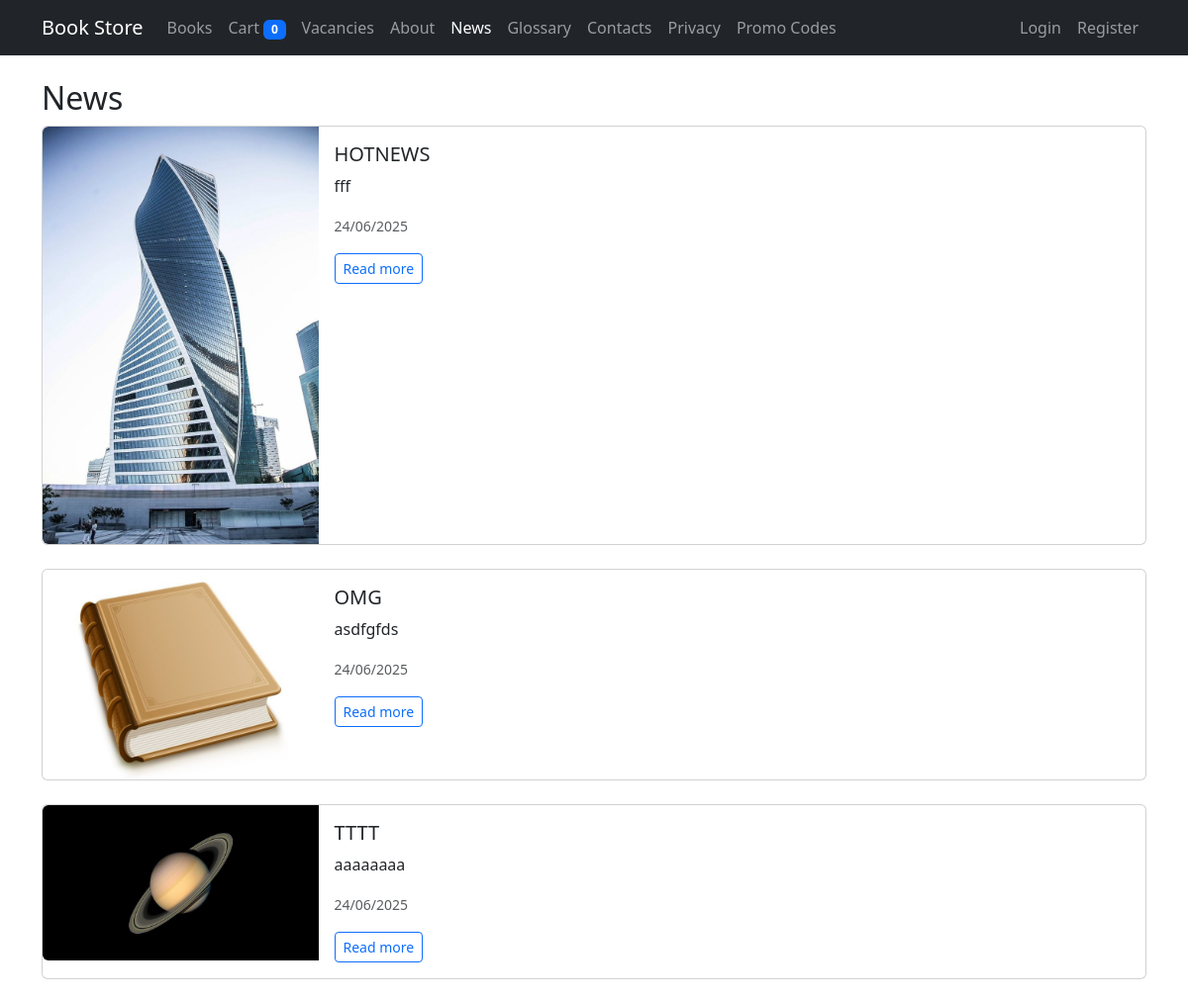
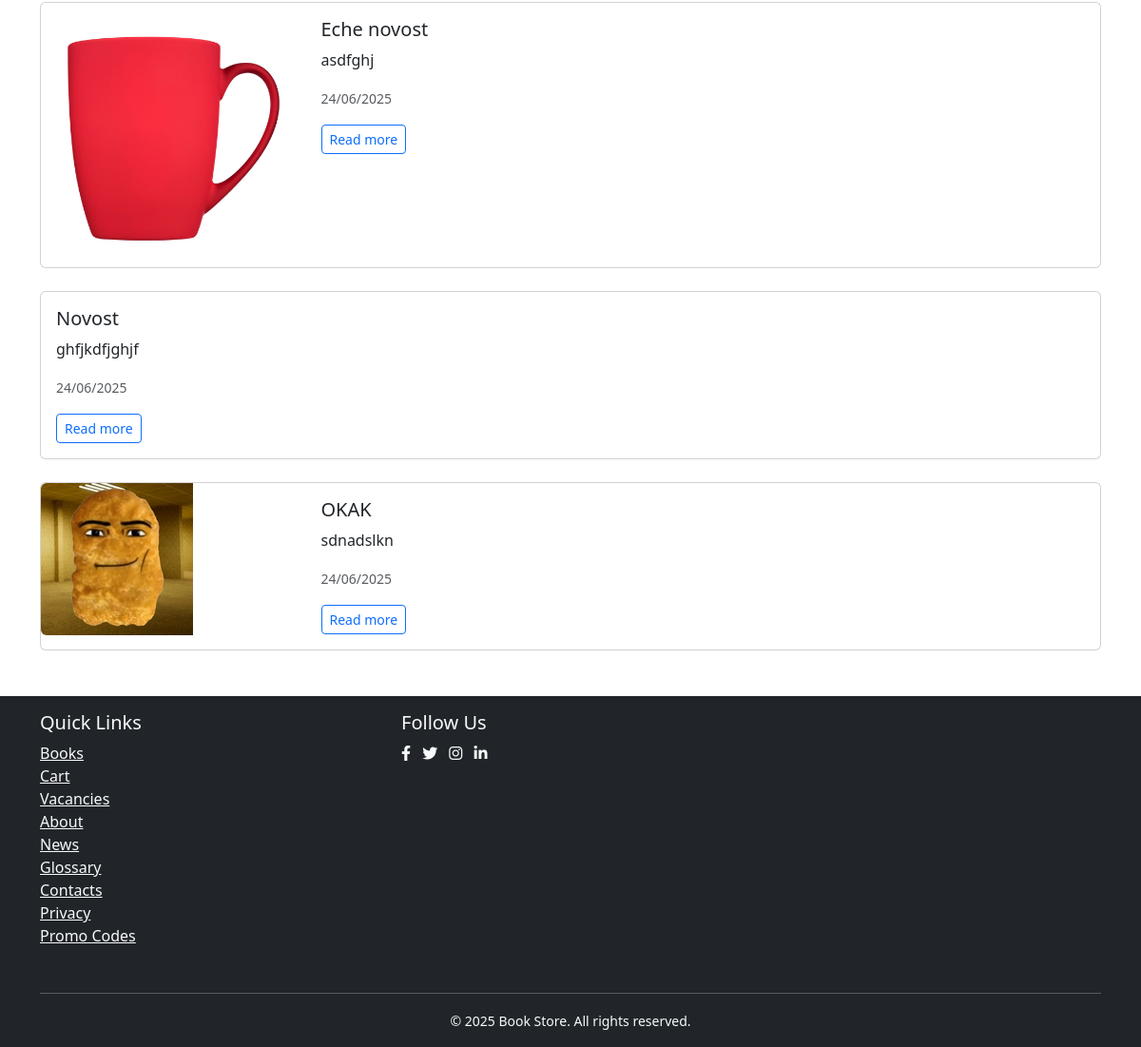
Page /news/ on the committed database (2 pictures, top to bottom).
### books/models.py (models this page shows, shortened)
class Article(models.Model):
    title = models.CharField(max_length=200)
    summary = models.CharField(max_length=300)
    content = models.TextField()
    image = models.ImageField(upload_to='articles/', blank=True, null=True)
    published_at = models.DateTimeField(default=timezone.now)
    class Meta:
        ordering = ['-published_at']

### books/views.py (the view)
# urls.py: path('news/', enhanced_views.NewsListView.as_view(), name='news_list'),
def news_list(request):
    articles = Article.objects.order_by('-published_at')
    return render(request, 'books/news_list.html', {'articles': articles})

### books/context_processors.py (called while the page is built)
def cart(request):
    cart = request.session.get('cart', {})
    return {
        'cart': cart,
        'cart_count': len(cart)
    }

### templates/books/news_list.html (shortened to what this page needs)
{% extends 'base.html' %}
{% block content %}
<h2>News</h2>
{% for article in articles %}
<div class="card mb-4">
    <div class="row g-0">
        {% if article.image %}
        <div class="col-md-3">
            <img src="{{ article.image.url }}" class="img-fluid rounded-start" alt="{{ article.title }}">
        </div>
        {% endif %}
        <div class="col-md-9">
            <div class="card-body">
                <h5 class="card-title">{{ article.title }}</h5>
                <p class="card-text">{{ article.summary }}</p>
                <p class="card-text"><small class="text-muted">{{ article.published_at|date:'d/m/Y' }}</small></p>
                <a href="{% url 'books:news_detail' article.pk %}" class="btn btn-outline-primary btn-sm">Read more</a>
            </div>
        </div>
    </div>
</div>
{% empty %}
<p>No news yet.</p>
{% endfor %}
{% endblock %}

### templates/base.html (style rules this page uses)
body { min-height: 100vh; display: flex; flex-direction: column; }

### rows in the picture
Article: image (picture), title "HOTNEWS", summary "fff", published_at "24/06/2025"
Article: image (picture), title "OMG", summary "asdfgfds", published_at "24/06/2025"
Article: image (picture), title "TTTT", summary "aaaaaaaa", published_at "24/06/2025"
Article: image (picture), title "Eche novost", summary "asdfghj", published_at "24/06/2025"
Article: title "Novost", summary "ghfjkdfjghjf", published_at "24/06/2025"
Article: image (picture), title "OKAK", summary "sdnadslkn", published_at "24/06/2025"

### other values in the picture
{{ cart_count }} "0"
